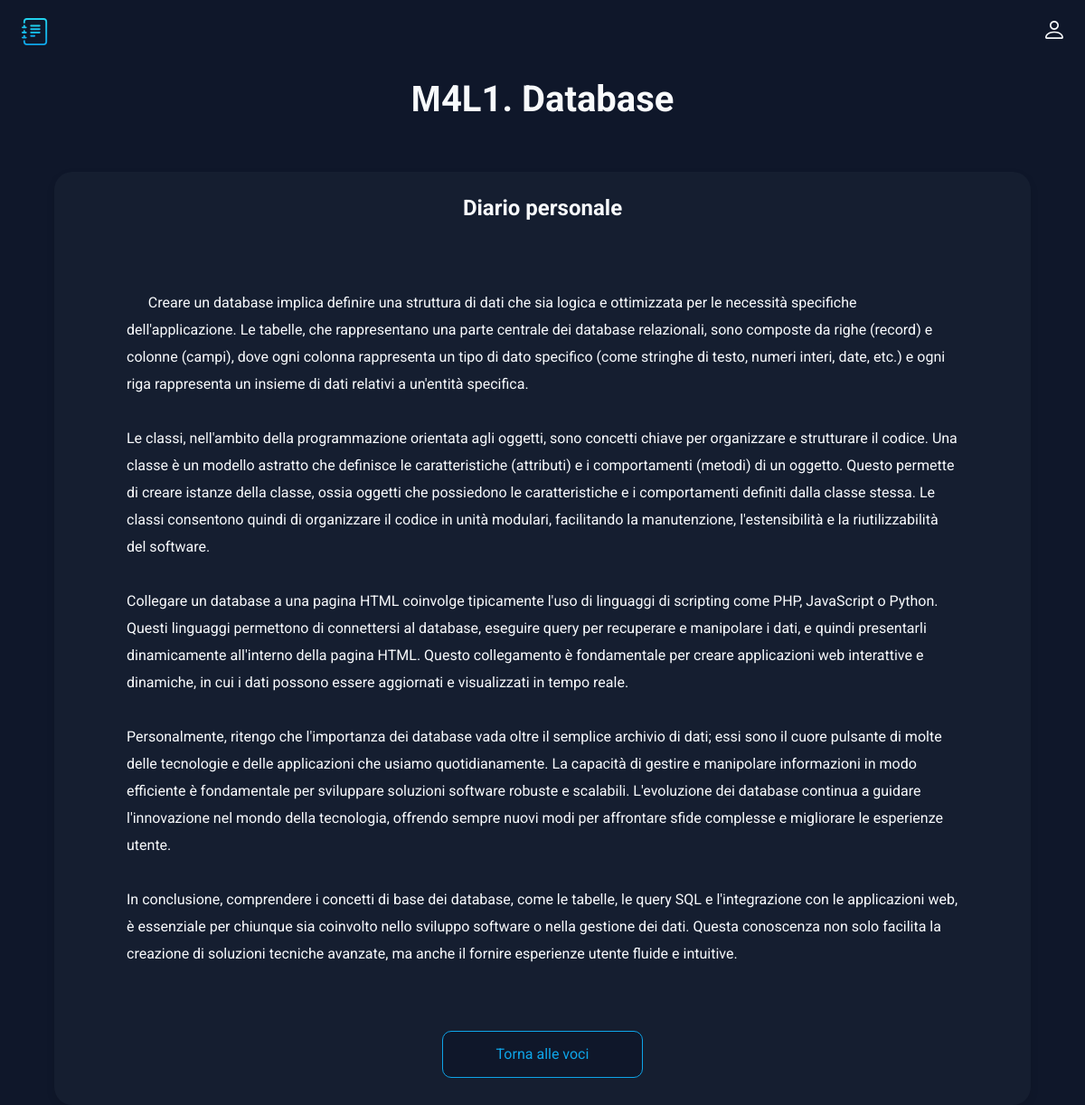
The page /card/2 on the database its author committed.
### main.py (models this page shows, shortened)
class Card(db.Model):
    id = db.Column(db.Integer, primary_key=True)
    title = db.Column(db.String(100), nullable=False)
    subtitle = db.Column(db.String(300), nullable=False)
    text = db.Column(db.Text, nullable=False)

### main.py (the view)
@app.route('/card/<int:id>')
def card(id):
    card = Card.query.get(id)
    return render_template('card.html', card=card)

### templates/card.html (shortened to what this page needs)
<!doctype html>
<html lang="en">
<head>
  <link rel="stylesheet" href="../static/css/style.css">
</head>
<body>
  <header class="header">
    <img src="../static/img/logo.svg" alt="logo" width="30" height="30">
    <ul class="main-list">
        <li class="list__item">
          <a href="">
            <img src="../static/img/login.svg" alt="login" width="20" height="20">
          </a>
    </ul>
  </header>
  <main class="main">
    {% block content %}
    <h1 class="main__title">{{card.title}}</h1>
    <div class="main__block">
      <h2 class="main__subtitle">{{card.subtitle}}</h2>
      <div class="main__text">
      {{card.text}}
      </div>
      <a class="main__link" href="/">Torna alle voci</a>
    </div>
  </main>
  {% endblock %}
</body>
</html>

### static/css/style.css (style rules this page uses)
body { margin: 0; padding: 0; font-family: 'Roboto', sans-serif; font-size: 16px; line-height: 20px; background-color: #0F172A; color: #F8FAFC; }
h1, h2, p { margin: 0; }
img { object-fit: contain; }
a { text-decoration: none; color: inherit; transition: 0.2s; }
ul { list-style: none; margin: 0; padding: 0; }
.header { display: flex; justify-content: space-between; align-items: center; padding: 20px 2%; margin-bottom: 30px; }
.main-list { display: flex; align-items: center; gap: 20px; }
.main__title { font-size: 40px; text-align: center; margin-bottom: 70px; }
.main { padding: 0 5%; }
.main__block { background: rgba(30, 41, 59, 0.4); border-radius: 20px; box-shadow: 0px 4px 10px rgba(0, 0, 0, 0.1); padding: 30px 80px; display: flex; flex-direction: column; align-items: center; }
.main__subtitle { text-align: center; margin-bottom: 50px; }
.main__text { line-height: 30px; margin-bottom: 40px; white-space: pre-wrap; align-self: flex-start; }
.main__link { display: block; border: 1px solid rgba(14, 165, 233, 1); background: #0F172A; border-radius: 10px; color: rgba(14, 165, 233, 1); padding: 15px 10px; font: inherit; width: 200px; text-align: center; cursor: pointer; transition: 0.2s; }

### rows shown on the page
Card: title "М4L1. Database", subtitle "Diario personale", text "Creare un database implica definire una struttura di dati che sia logica e ottimizzata per le necessità specifiche dell'applicazione. Le tabelle, che rappresentano una parte centrale dei database relazionali, sono composte da righe (record) e colonne (campi), dove ogni colonna rappresenta un tipo di dato specifico (come stringhe di testo, numeri interi, date, etc.) e ogni riga rappresenta un insieme di dati relativi a un'entità specifica. Le classi, nell'ambito della programmazione orientata agli oggetti, sono concetti chiave per organizzare e strutturare il codice. Una classe è un modello astratto che definisce le caratteristiche (attributi) e i comportamenti (metodi) di un oggetto. Questo…"
